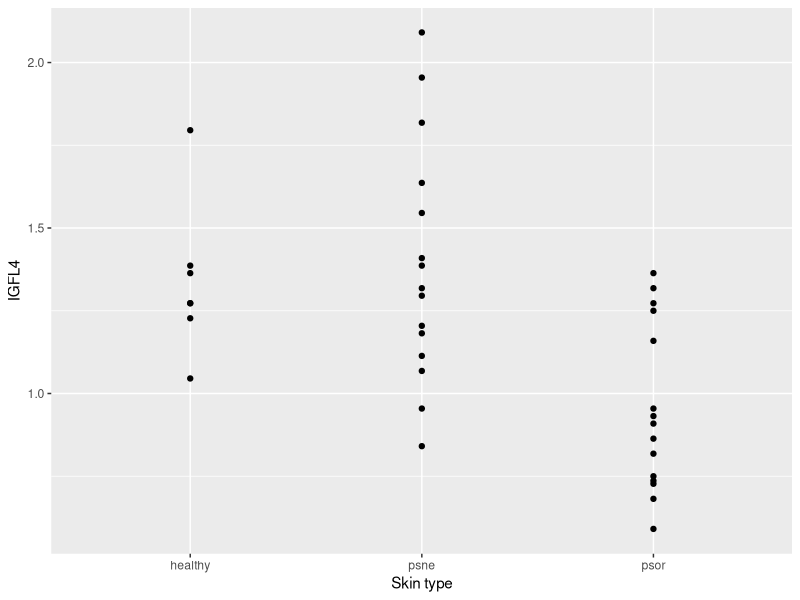
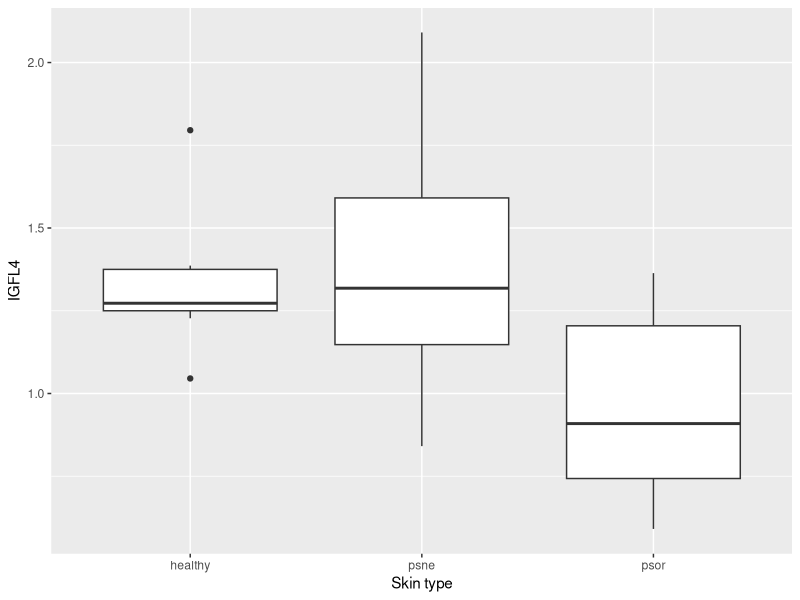
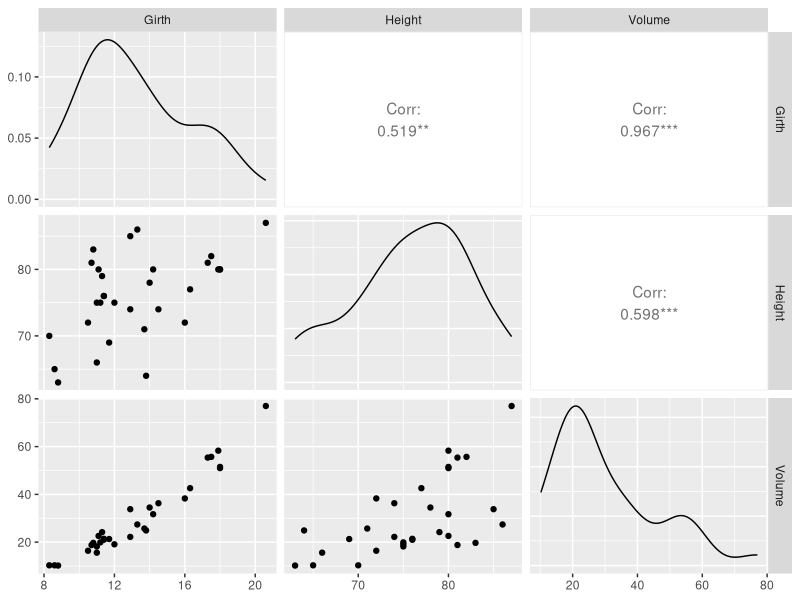
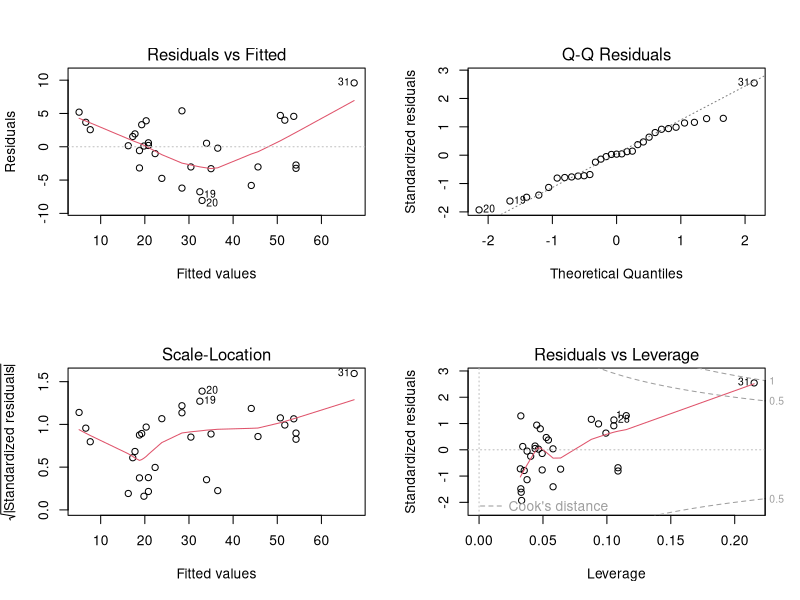
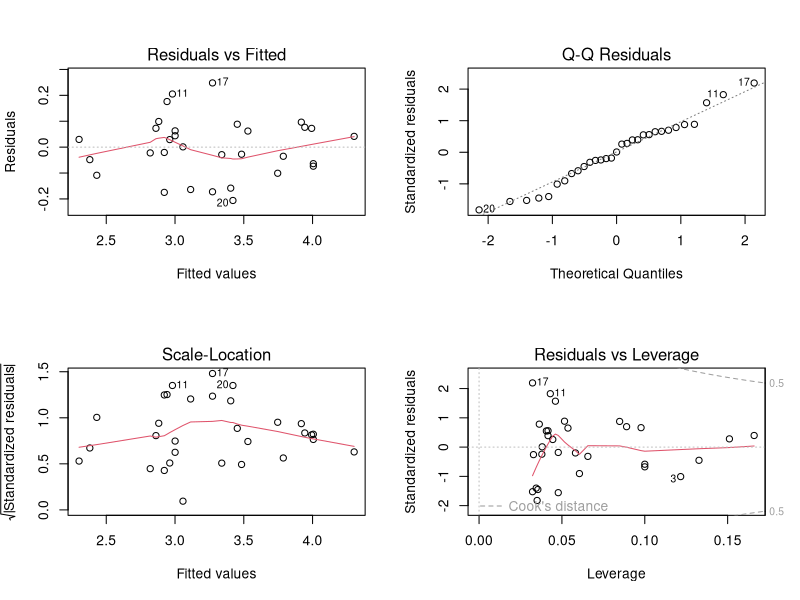
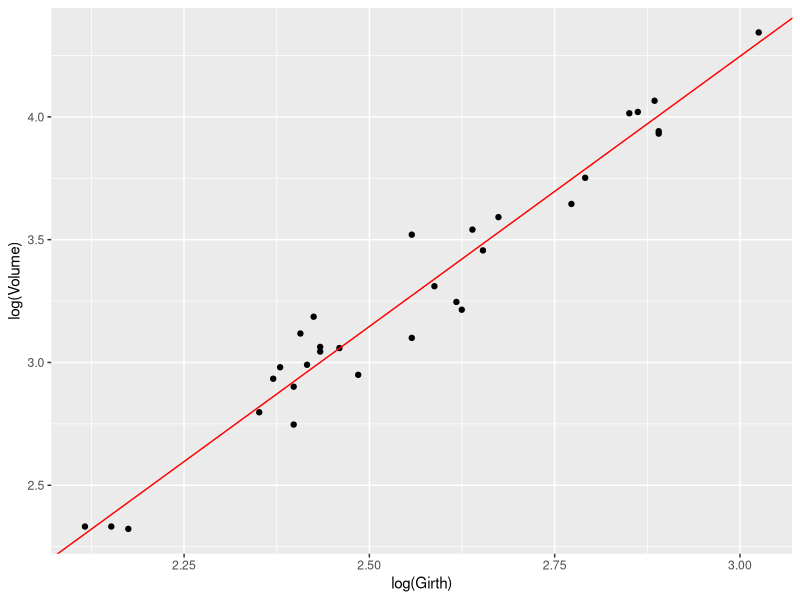
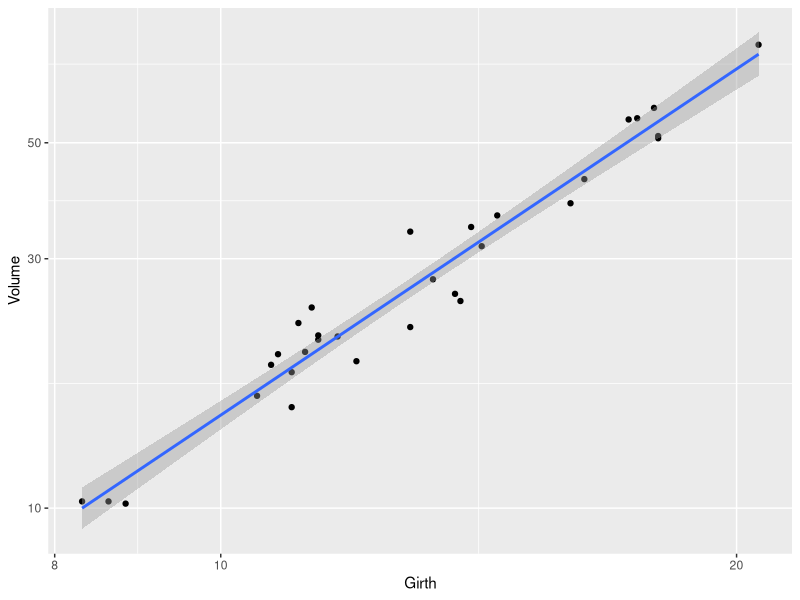
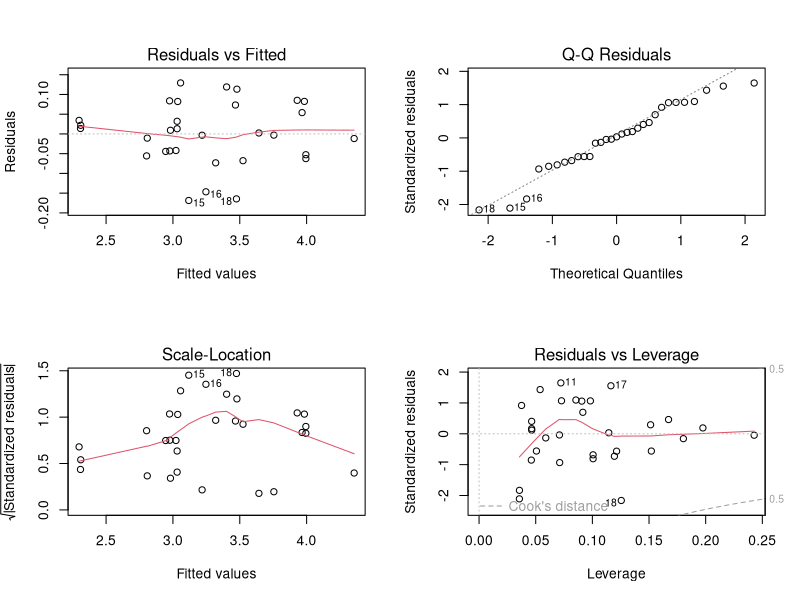

R code for these plots, in order:
## ---- chunk 1
knitr::opts_chunk$set(echo = TRUE, eval = TRUE, warning = FALSE)
## ---- chunk 2
#install.packages("tidyverse")
#install.packages("GGally")
#install.packages("readxl")
#install.packages("emmeans")
library(tidyverse)
library(GGally)
library(readxl)
library(emmeans)
## ---- chunk 3
psorData <- read_excel("psoriasis.xlsx")
psorData
## ---- chunk 4
ggplot(psorData, aes(x=type, y=IGFL4)) +
  geom_point() + 
  labs(x="Skin type", y="IGFL4")

ggplot(psorData, aes(x=type, y=IGFL4)) +
  geom_boxplot() + 
  labs(x="Skin type", y="IGFL4")

psorData %>% 
  group_by(type) %>% 
  summarise(avg=mean(IGFL4), sd=sd(IGFL4))
## ---- chunk 5
oneway <- lm(log(IGFL4) ~ type, data=psorData)
oneway
## ---- chunk 6
drop1(oneway,test="F")
## ---- chunk 7
emmeans(oneway,~type)
pairs(emmeans(oneway,~type))
## ---- chunk 8
emmeans(oneway,~type,type="response")
confint(pairs(emmeans(oneway,~type,type="response")))
pairs(emmeans(oneway,~type,type="response"))
## ---- chunk 9
data(trees)
trees
head(trees)
## ---- chunk 10
ggpairs(trees)
## ---- chunk 11
linreg1 <- lm(Volume ~ Girth, data=trees)
linreg1
## ---- chunk 12
par(mfrow=c(2,2))   # makes room for 4=2x2 plots!
plot(linreg1)
## ---- chunk 13
linreg2 <- lm(log(Volume) ~ log(Girth), data=trees)
par(mfrow=c(2,2))
plot(linreg2)
## ---- chunk 14
summary(linreg2)
## ---- chunk 15
confint(linreg2)
## ---- chunk 16
ggplot(trees, aes(x = log(Girth), y = log(Volume))) + 
  geom_point() +
  geom_abline(intercept=-2.35332, slope=2.19997, col="red")

ggplot(trees, aes(x = Girth, y = Volume)) + 
  geom_point() +
  geom_smooth(method = "lm", se = TRUE) +
  scale_x_log10() +
  scale_y_log10()
## ---- chunk 17
linreg3 <- lm(log(Volume) ~ log(Girth) + log(Height), data=trees)
summary(linreg3)$coefficients
## ---- chunk 18
par(mfrow=c(2,2))
plot(linreg3)
## ---- chunk 19
anova(linreg3, linreg2)
## ---- chunk 20
drop1(linreg3,test="F")
## ---- chunk 21
summary(linreg3)$coefficients
